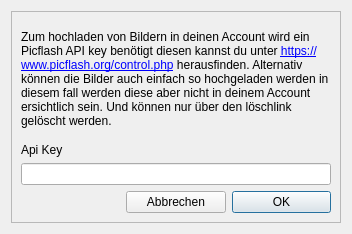
<?xml version="1.0" encoding="UTF-8"?>
<ui version="4.0">
 <class>Dialog</class>
 <widget class="QDialog" name="Dialog">
  <property name="geometry">
   <rect>
    <x>0</x>
    <y>0</y>
    <width>352</width>
    <height>234</height>
   </rect>
  </property>
  <property name="sizePolicy">
   <sizepolicy hsizetype="Fixed" vsizetype="Fixed">
    <horstretch>0</horstretch>
    <verstretch>0</verstretch>
   </sizepolicy>
  </property>
  <property name="windowTitle">
   <string>Dialog</string>
  </property>
  <property name="locale">
   <locale language="German" country="Germany"/>
  </property>
  <layout class="QGridLayout" name="gridLayout">
   <item row="0" column="0">
    <widget class="QFrame" name="frame">
     <property name="frameShape">
      <enum>QFrame::StyledPanel</enum>
     </property>
     <property name="frameShadow">
      <enum>QFrame::Raised</enum>
     </property>
     <layout class="QGridLayout" name="gridLayout_2">
      <item row="5" column="2">
       <widget class="QPushButton" name="pushButton">
        <property name="text">
         <string>OK</string>
        </property>
       </widget>
      </item>
      <item row="5" column="1">
       <widget class="QPushButton" name="pushButton_2">
        <property name="text">
         <string>Abbrechen</string>
        </property>
       </widget>
      </item>
      <item row="3" column="0" colspan="3">
       <widget class="QLineEdit" name="lineEdit">
        <property name="readOnly">
         <bool>false</bool>
        </property>
       </widget>
      </item>
      <item row="2" column="0">
       <widget class="QLabel" name="label_2">
        <property name="text">
         <string>Api Key</string>
        </property>
       </widget>
      </item>
      <item row="0" column="0" colspan="3">
       <widget class="QLabel" name="label">
        <property name="sizePolicy">
         <sizepolicy hsizetype="Expanding" vsizetype="Expanding">
          <horstretch>0</horstretch>
          <verstretch>0</verstretch>
         </sizepolicy>
        </property>
        <property name="text">
         <string>&lt;html&gt;&lt;head/&gt;&lt;body&gt;&lt;p&gt;Zum hochladen von Bildern in deinen Account wird ein Picflash API key benötigt diesen kannst du unter &lt;a href=&quot;https://www.picflash.org/control.php&quot;&gt;&lt;span style=&quot; text-decoration: underline; color:#0000ff;&quot;&gt;https://www.picflash.org/control.php&lt;/span&gt;&lt;/a&gt; herausfinden. Alternativ können die Bilder auch einfach so hochgeladen werden in diesem fall werden diese aber nicht in deinem Account ersichtlich sein. Und können nur über den löschlink gelöscht werden.&lt;/p&gt;&lt;/body&gt;&lt;/html&gt;</string>
        </property>
        <property name="textFormat">
         <enum>Qt::AutoText</enum>
        </property>
        <property name="scaledContents">
         <bool>false</bool>
        </property>
        <property name="wordWrap">
         <bool>true</bool>
        </property>
        <property name="margin">
         <number>0</number>
        </property>
        <property name="openExternalLinks">
         <bool>true</bool>
        </property>
        <property name="textInteractionFlags">
         <set>Qt::LinksAccessibleByKeyboard|Qt::LinksAccessibleByMouse</set>
        </property>
       </widget>
      </item>
     </layout>
    </widget>
   </item>
  </layout>
 </widget>
 <resources/>
 <connections/>
</ui>
